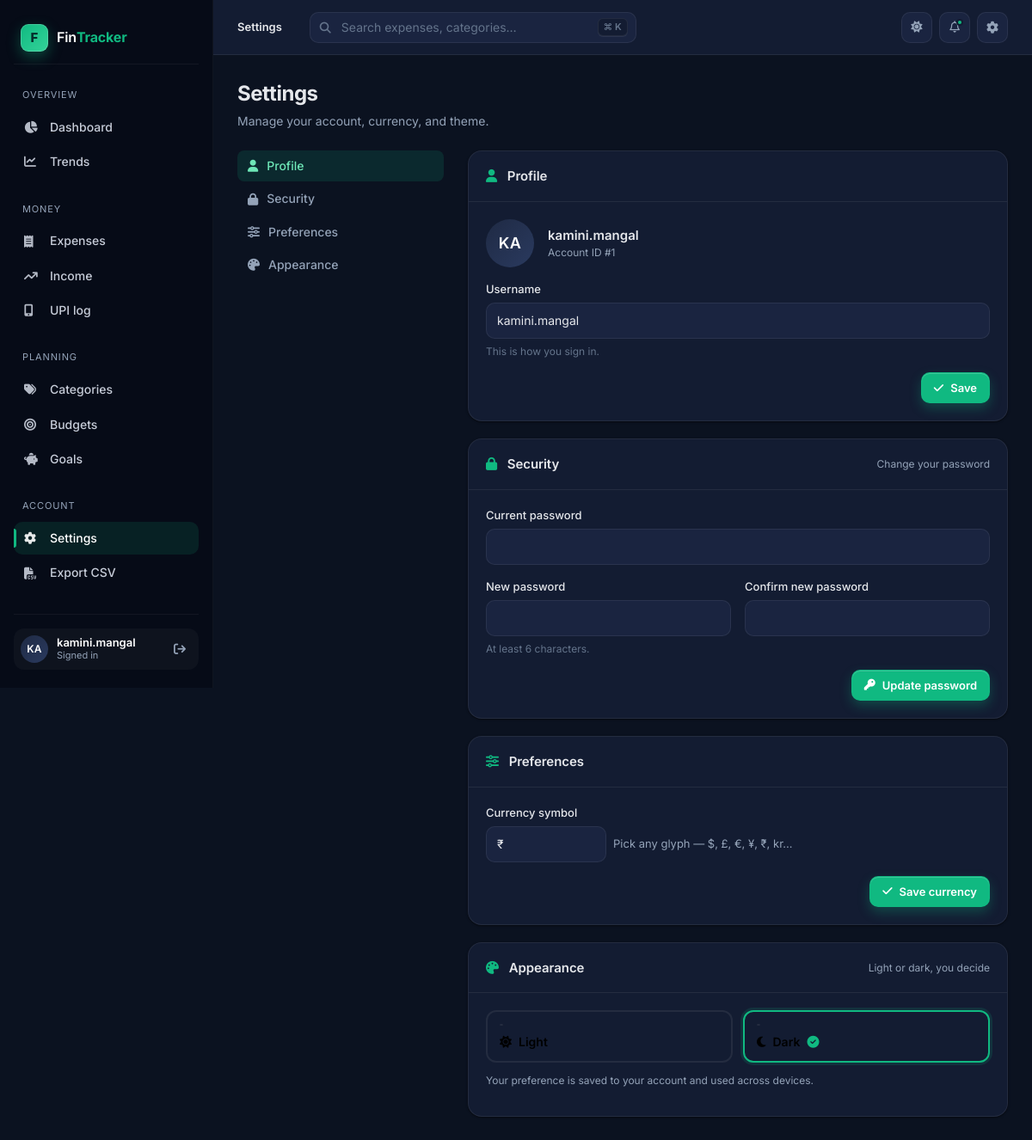
/settings (signed in), run on the app's committed database.
### models.py (models this page shows, shortened)
class User(db.Model, UserMixin):
    id           = db.Column(db.Integer, primary_key=True)
    username     = db.Column(db.String(100), unique=True, nullable=False)
    password     = db.Column(db.String(200), nullable=False)
    currency     = db.Column(db.String(10), default='$')    # Settings
    theme        = db.Column(db.String(10), default='light') # Dark mode pref

### app.py (the view, shortened to what this page needs)
@app.route('/settings', methods=['GET', 'POST'])
@login_required
def settings():
    return render_template('settings.html', user=current_user)

### app.py (called while the page is built)
@login_manager.user_loader
def load_user(user_id):
    return db.session.get(User, int(user_id))

### templates/settings.html (shortened to what this page needs)
{% extends 'base.html' %}
{% block crumb %}Settings{% endblock %}
{% block content %}
<div class="page-header">
  <div class="ph-text">
    <h1>Settings</h1>
    <p>Manage your account, currency, and theme.</p>
  </div>
</div>
<div class="settings-grid">
  <nav class="settings-nav">
    <a href="#profile" class="is-active"><i class="fa-solid fa-user"></i> Profile</a>
    <a href="#security"><i class="fa-solid fa-lock"></i> Security</a>
    <a href="#preferences"><i class="fa-solid fa-sliders"></i> Preferences</a>
    <a href="#appearance"><i class="fa-solid fa-palette"></i> Appearance</a>
  </nav>
  <div class="setting-section">
    <div class="card" id="profile">
      <div class="card-header">
        <h3><i class="fa-solid fa-user" style="color: var(--accent); margin-right: 8px;"></i> Profile</h3>
      </div>
      <div class="card-body">
        <form method="POST" action="{{ url_for('settings') }}" style="display:flex; flex-direction:column; gap: 16px;">
          <div style="display: flex; align-items: center; gap: 16px;">
            <div class="avatar" style="width: 56px; height: 56px; font-size: 18px;">{{ user.username[:2]|upper }}</div>
            <div>
              <div style="font-size: 15px; font-weight: 600;">{{ user.username }}</div>
              <div class="muted" style="font-size: 12px;">Account ID #{{ user.id }}</div>
            </div>
          </div>
          <div class="field">
            <label for="username">Username</label>
            <input id="username" name="username" type="text" class="input" value="{{ user.username }}" required />
            <span class="hint">This is how you sign in.</span>
          </div>
          <div style="display: flex; justify-content: flex-end;">
            <button type="submit" class="btn btn-primary">
              <i class="fa-solid fa-check"></i> Save
            </button>
          </div>
        </form>
      </div>
    </div>
    <div class="card" id="security">
      <div class="card-header">
        <h3><i class="fa-solid fa-lock" style="color: var(--accent); margin-right: 8px;"></i> Security</h3>
        <span class="muted" style="font-size: 12px;">Change your password</span>
      </div>
      <div class="card-body">
        <form method="POST" action="{{ url_for('settings') }}" style="display:flex; flex-direction:column; gap: 16px;">
          <div class="field">
            <label for="current_password">Current password</label>
            <input id="current_password" name="current_password" type="password" class="input" required />
          </div>
          <div class="field-row">
            <div class="field">
              <label for="new_password">New password</label>
              <input id="new_password" name="new_password" type="password" class="input" required minlength="6" />
              <span class="hint">At least 6 characters.</span>
            </div>
            <div class="field">
              <label for="confirm_password">Confirm new password</label>
              <input id="confirm_password" name="confirm_password" type="password" class="input" required minlength="6" />
            </div>
          </div>
          <div style="display: flex; justify-content: flex-end;">
            <button type="submit" class="btn btn-primary">
              <i class="fa-solid fa-key"></i> Update password
            </button>
          </div>
        </form>
      </div>
    </div>
    <div class="card" id="preferences">
      <div class="card-header">
        <h3><i class="fa-solid fa-sliders" style="color: var(--accent); margin-right: 8px;"></i> Preferences</h3>
      </div>
      <div class="card-body">
        <form method="POST" action="{{ url_for('settings') }}" style="display:flex; flex-direction:column; gap: 16px;">
          <div class="field">
            <label for="currency">Currency symbol</label>
            <div style="display: flex; gap: 8px; align-items: center;">
              <input id="currency" name="currency" type="text" class="input"
                     value="{{ user.currency or '$' }}" maxlength="4" style="max-width: 140px;" />
              <span class="muted" style="font-size: 13px;">
                Pick any glyph — $, £, €, ¥, ₹, kr…
              </span>
            </div>
          </div>
          <div style="display: flex; justify-content: flex-end;">
            <button type="submit" class="btn btn-primary">
              <i class="fa-solid fa-check"></i> Save currency
            </button>
          </div>
        </form>
      </div>
    </div>
    <div class="card" id="appearance">
      <div class="card-header">
        <h3><i class="fa-solid fa-palette" style="color: var(--accent); margin-right: 8px;"></i> Appearance</h3>
        <span class="muted" style="font-size: 12px;">Light or dark, you decide</span>
      </div>
      <div class="card-body">
        <div class="theme-toggle-group">
          <button type="button" class="theme-tile is-light {% if user.theme != 'dark' %}is-selected{% endif %}"
                  data-theme="light" id="tile-light">
            <div class="theme-preview">
            </div>
            <div class="tile-name">
              <i class="fa-solid fa-sun"></i> Light
            </div>
          </button>
          <button type="button" class="theme-tile is-dark {% if user.theme == 'dark' %}is-selected{% endif %}"
                  data-theme="dark" id="tile-dark">
            <div class="theme-preview">
            </div>
            <div class="tile-name">
              <i class="fa-solid fa-moon"></i> Dark
              <i class="fa-solid fa-circle-check check"></i>
            </div>
          </button>
        </div>
        <p class="muted" style="font-size: 12px; margin-top: 12px;">
          Your preference is saved to your account and used across devices.
        </p>
      </div>
    </div>
  </div>
</div>
{% endblock %}

### templates/base.html (shortened to what this page needs)
<!DOCTYPE html>
<html lang="en" data-theme="{% if current_user.is_authenticated and current_user.theme == 'dark' %}dark{% else %}light{% endif %}">
<head>
  <link rel="stylesheet" href="https://cdnjs.cloudflare.com/ajax/libs/font-awesome/6.5.1/css/all.min.css" />
  <link rel="stylesheet" href="{{ url_for('static', filename='css/styles.css') }}" />
</head>
<body>
  {% block body %}
  <div class="app-shell">
    <aside class="sidebar" id="sidebar">
      <a href="{{ url_for('dashboard') }}" class="brand">
        <span class="brand-mark">F</span>
        <span class="brand-name">Fin<b>Tracker</b></span>
      </a>
      <nav class="nav-group" aria-label="Primary">
        <div class="nav-label">Overview</div>
        <a href="{{ url_for('dashboard') }}"
           class="nav-item {% if request.endpoint == 'dashboard' %}is-active{% endif %}">
          <i class="fa-solid fa-chart-pie"></i> Dashboard
        </a>
        <a href="{{ url_for('monthly_summary') }}"
           class="nav-item {% if request.endpoint == 'monthly_summary' %}is-active{% endif %}">
          <i class="fa-solid fa-chart-line"></i> Trends
        </a>
      </nav>
      <nav class="nav-group" aria-label="Money">
        <div class="nav-label">Money</div>
        <a href="{{ url_for('add_expense') }}"
           class="nav-item {% if request.endpoint in ['add_expense','edit_expense'] %}is-active{% endif %}">
          <i class="fa-solid fa-receipt"></i> Expenses
        </a>
        <a href="{{ url_for('list_income') }}"
           class="nav-item {% if request.endpoint in ['list_income','add_income','edit_income'] %}is-active{% endif %}">
          <i class="fa-solid fa-arrow-trend-up"></i> Income
        </a>
        <a href="{{ url_for('upi_log') }}"
           class="nav-item {% if request.endpoint == 'upi_log' %}is-active{% endif %}">
          <i class="fa-solid fa-mobile-screen-button"></i> UPI log
        </a>
      </nav>
      <nav class="nav-group" aria-label="Planning">
        <div class="nav-label">Planning</div>
        <a href="{{ url_for('list_categories') }}"
           class="nav-item {% if request.endpoint in ['list_categories','add_category','edit_category'] %}is-active{% endif %}">
          <i class="fa-solid fa-tags"></i> Categories
        </a>
        <a href="{{ url_for('list_budgets') }}"
           class="nav-item {% if request.endpoint in ['list_budgets','add_budget','edit_budget'] %}is-active{% endif %}">
          <i class="fa-solid fa-bullseye"></i> Budgets
        </a>
        <a href="{{ url_for('list_goals') }}"
           class="nav-item {% if request.endpoint in ['list_goals','add_goal','edit_goal'] %}is-active{% endif %}">
          <i class="fa-solid fa-piggy-bank"></i> Goals
        </a>
      </nav>
      <nav class="nav-group" aria-label="Account">
        <div class="nav-label">Account</div>
        <a href="{{ url_for('settings') }}"
           class="nav-item {% if request.endpoint == 'settings' %}is-active{% endif %}">
          <i class="fa-solid fa-gear"></i> Settings
        </a>
        <a href="{{ url_for('export_csv') }}" class="nav-item">
          <i class="fa-solid fa-file-csv"></i> Export CSV
        </a>
      </nav>
      <div class="sidebar-footer">
        {% if current_user.is_authenticated %}
        <div class="user-pill">
          <div class="avatar">{{ current_user.username[:2]|upper }}</div>
          <div class="user-meta">
            <div class="u-name">{{ current_user.username }}</div>
            <div class="u-sub">Signed in</div>
          </div>
          <a href="{{ url_for('logout') }}" class="logout-btn" title="Log out" aria-label="Log out">
            <i class="fa-solid fa-arrow-right-from-bracket"></i>
          </a>
        </div>
        {% endif %}
      </div>
    </aside>
    <div class="main">
      <header class="topbar">
        <div class="crumbs">
          <strong>{% block crumb %}Dashboard{% endblock %}</strong>
        </div>
        <div class="search">
          <i class="fa-solid fa-magnifying-glass"></i>
          <input type="search" id="searchInput" placeholder="Search expenses, categories…" />
          <span class="kbd" style="position: absolute; right: 10px; top: 50%; transform: translateY(-50%);">⌘ K</span>
        </div>
        <div class="top-actions">
          <button class="icon-btn" id="themeBtn" title="Toggle theme" aria-label="Toggle theme">
            <i class="fa-solid fa-moon" id="themeIcon"></i>
          </button>
          <button class="icon-btn" title="Notifications" aria-label="Notifications">
            <i class="fa-regular fa-bell"></i>
            <span class="dot"></span>
          </button>
          <a class="icon-btn" href="{{ url_for('settings') }}" title="Settings" aria-label="Settings">
            <i class="fa-solid fa-gear"></i>
          </a>
        </div>
      </header>
      <div class="page">
        {% block content %}{% endblock %}
      </div>
    </div>
  </div>
  {% endblock %}
</body>
</html>

### data on the page
User: username "KA", username "kamini.mangal", id "1", currency "₹"
